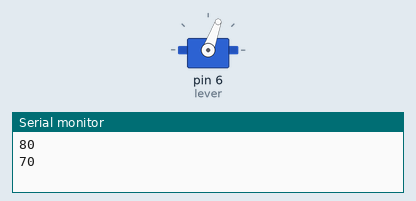
This sketch was run on a simulated Arduino Uno, built with avr-gcc and run on an emulated ATmega328P. Shown: servo, the last lines printed to the serial monitor.

Above: at 0.05 s.
At 0.55 s:
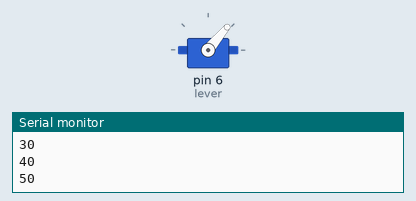
At 0.95 s:
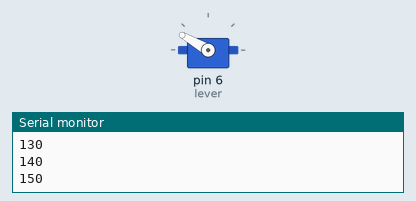
At 1.4 s:
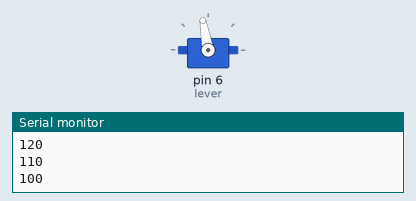
Timing chart, 0 to 3.3 s (numbered marks = the images above):
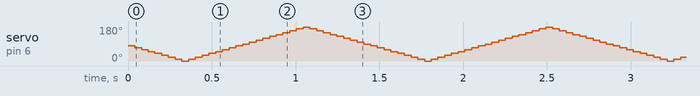

The sketch:

arduino_servo.ino
```cpp
#include <Servo.h>

Servo lever;
int servo_val;
int sensitivity;

void setup() {
  Serial.begin(115200);
  lever.attach(6);
  servo_val = lever.read();
  sensitivity = 10;
}

void loop() {
  lever.write(servo_val - 1 * sensitivity);
  servo_val = lever.read();
  Serial.println(servo_val);
  if (servo_val <= 0 || servo_val >= 180)
  {
  sensitivity = -sensitivity;
  }

  delay(40);
}
```
